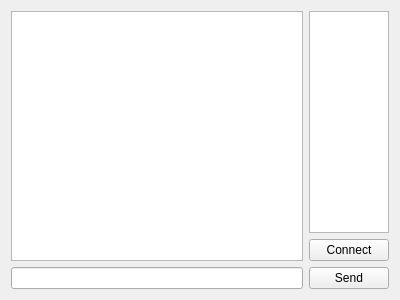
<?xml version="1.0" encoding="UTF-8"?>
<ui version="4.0">
 <class>GuiApplication</class>
 <widget class="QWidget" name="GuiApplication">
  <property name="geometry">
   <rect>
    <x>0</x>
    <y>0</y>
    <width>400</width>
    <height>300</height>
   </rect>
  </property>
  <property name="windowTitle">
   <string>GuiApplication</string>
  </property>
  <layout class="QHBoxLayout" name="horizontalLayout" stretch="8,2">
   <item>
    <layout class="QVBoxLayout" name="verticalLayout_2">
     <item>
      <widget class="QTextEdit" name="chatroom">
       <property name="focusPolicy">
        <enum>Qt::NoFocus</enum>
       </property>
      </widget>
     </item>
     <item>
      <widget class="QLineEdit" name="message"/>
     </item>
    </layout>
   </item>
   <item>
    <layout class="QVBoxLayout" name="verticalLayout">
     <item>
      <widget class="QListView" name="userList">
       <property name="focusPolicy">
        <enum>Qt::NoFocus</enum>
       </property>
      </widget>
     </item>
     <item>
      <widget class="QPushButton" name="connectButton">
       <property name="text">
        <string>Connect</string>
       </property>
       <property name="checkable">
        <bool>true</bool>
       </property>
      </widget>
     </item>
     <item>
      <widget class="QPushButton" name="sendMessageButton">
       <property name="focusPolicy">
        <enum>Qt::WheelFocus</enum>
       </property>
       <property name="text">
        <string>Send</string>
       </property>
      </widget>
     </item>
    </layout>
   </item>
  </layout>
 </widget>
 <layoutdefault spacing="6" margin="11"/>
 <resources/>
 <connections/>
</ui>
